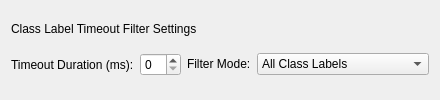
                       <widget class="QWidget" name="page_39">
                        <layout class="QGridLayout" name="gridLayout_27">
                         <item row="0" column="0">
                          <layout class="QVBoxLayout" name="verticalLayout_24">
                           <item>
                            <widget class="QLabel" name="label_92">
                             <property name="text">
                              <string>Class Label Timeout Filter Settings</string>
                             </property>
                            </widget>
                           </item>
                           <item>
                            <layout class="QHBoxLayout" name="horizontalLayout_20">
                             <item>
                              <layout class="QFormLayout" name="formLayout_27">
                               <item row="0" column="0">
                                <widget class="QLabel" name="label_93">
                                 <property name="text">
                                  <string>Timeout Duration (ms):</string>
                                 </property>
                                </widget>
                               </item>
                               <item row="0" column="1">
                                <widget class="QSpinBox" name="pipelineTool_classLabelTimeoutFilterTimeoutDurationSpinBox"/>
                               </item>
                              </layout>
                             </item>
                             <item>
                              <layout class="QFormLayout" name="formLayout_28">
                               <item row="0" column="0">
                                <widget class="QLabel" name="label_94">
                                 <property name="text">
                                  <string>Filter Mode:</string>
                                 </property>
                                </widget>
                               </item>
                               <item row="0" column="1">
                                <widget class="QComboBox" name="pipelineTool_classLabelTimeoutFilterFilterModeList">
                                 <item>
                                  <property name="text">
                                   <string>All Class Labels</string>
                                  </property>
                                 </item>
                                 <item>
                                  <property name="text">
                                   <string>Independent Class Labels</string>
                                  </property>
                                 </item>
                                </widget>
                               </item>
                              </layout>
                             </item>
                            </layout>
                           </item>
                          </layout>
                         </item>
                        </layout>
                       </widget>
